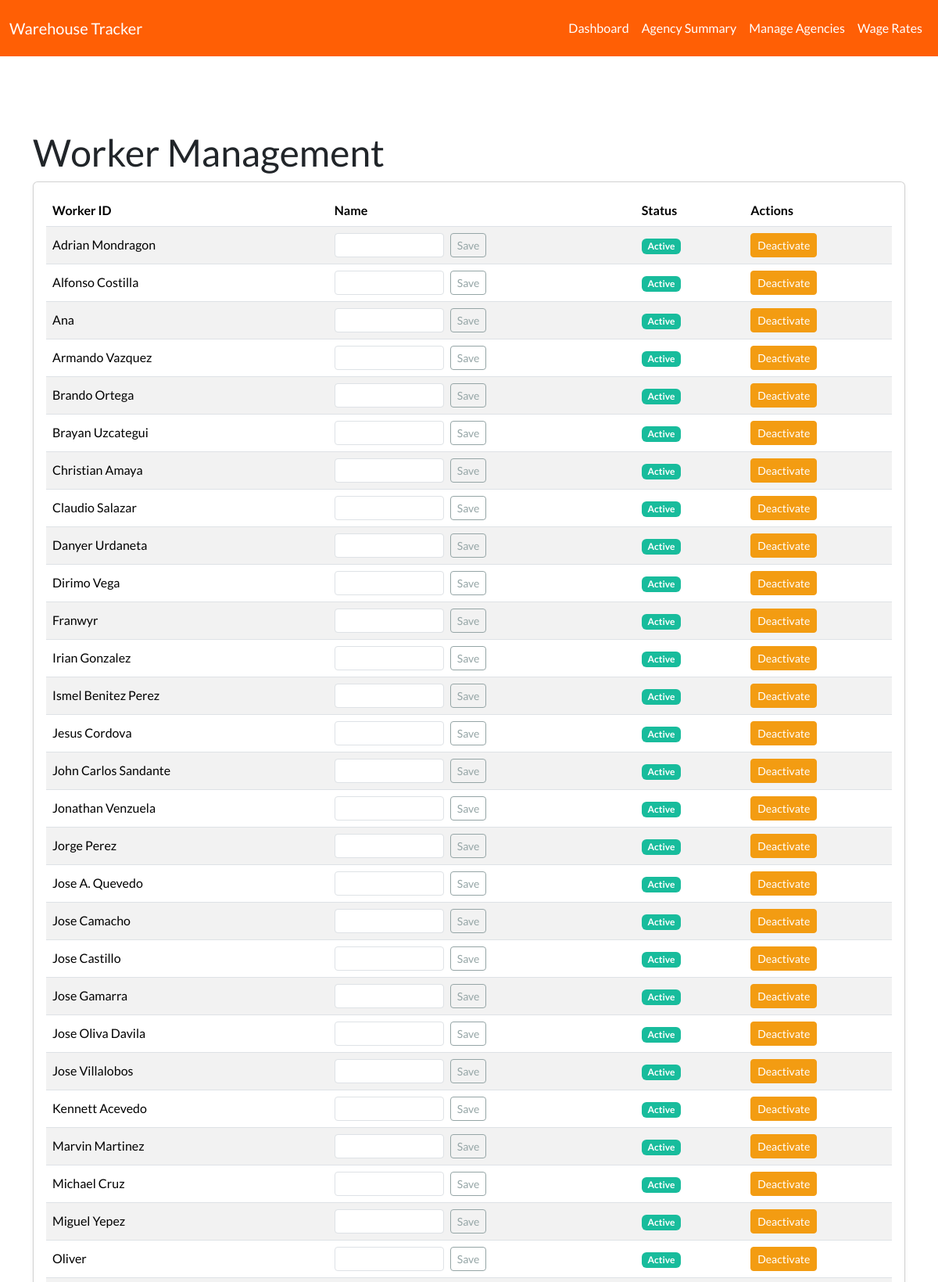
The page /workers (upper part) on the database its author committed.
### app/models.py (models this page shows, shortened)
class Worker(db.Model):
    __tablename__ = 'worker'
    id = db.Column(db.Integer, primary_key=True)
    worker_id = db.Column(db.String(64), unique=True, nullable=False, index=True)
    name = db.Column(db.String(128), nullable=True)
    is_active = db.Column(db.Boolean, default=True, nullable=False)

### app/routes/dashboard.py (the view, shortened to what this page needs)
@dashboard_bp.route('/workers', methods=['GET', 'POST'])
def manage_workers():
    from ..models import Worker
    workers = Worker.query.order_by(Worker.is_active.desc(), Worker.worker_id).all()
    return render_template('manage_workers.html', workers=workers)

### app/templates/manage_workers.html (shortened to what this page needs)
{% extends "layout.html" %}
{% block content %}
<h1>Worker Management</h1>
<div class="card">
  <div class="card-body">
    <div class="table-responsive">
      <table class="table table-hover table-striped align-middle">
        <thead>
          <tr>
            <th>Worker ID</th>
            <th>Name</th>
            <th>Status</th>
            <th>Actions</th>
          </tr>
        </thead>
        <tbody>
          {% for w in workers %}
          <tr>
            <td>{{ w.worker_id }}</td>
            <td>
              <form method="post" class="d-inline-flex align-items-center">
                <input name="name" class="form-control form-control-sm me-2" value="{{ w.name or '' }}" style="width: 140px; display: inline-block;" />
                <button class="btn btn-sm btn-outline-secondary">Save</button>
              </form>
            </td>
            <td>
              {% if w.is_active %}
                <span class="badge bg-success">Active</span>
              {% else %}
                <span class="badge bg-secondary">Inactive</span>
              {% endif %}
            </td>
            <td>
              <form method="post" style="display:inline;">
                {% if w.is_active %}
                  <button class="btn btn-sm btn-warning">Deactivate</button>
                {% else %}
                  <button class="btn btn-sm btn-success">Activate</button>
                {% endif %}
              </form>
            </td>
          </tr>
          {% endfor %}
        </tbody>
      </table>
    </div>
  </div>
</div>
{% endblock %}

### app/static/css/custom.css (style rules this page uses)
.table-responsive { overflow-x: auto; }
.card { margin-bottom: 1.5rem; box-shadow: 0 0.125rem 0.25rem rgba(0, 0, 0, 0.075); }

### rows shown on the page
Worker: worker_id "Adrian Mondragon", is_active "Active"
Worker: worker_id "Alfonso Costilla", is_active "Active"
Worker: worker_id "Ana", is_active "Active"
Worker: worker_id "Armando Vazquez", is_active "Active"
Worker: worker_id "Brando Ortega", is_active "Active"
Worker: worker_id "Brayan Uzcategui", is_active "Active"
Worker: worker_id "Christian Amaya", is_active "Active"
Worker: worker_id "Claudio Salazar", is_active "Active"
Worker: worker_id "Danyer Urdaneta", is_active "Active"
Worker: worker_id "Dirimo Vega", is_active "Active"
Worker: worker_id "Franwyr", is_active "Active"
Worker: worker_id "Irian Gonzalez", is_active "Active"
Worker: worker_id "Ismel Benitez Perez", is_active "Active"
Worker: worker_id "Jesus Cordova", is_active "Active"
Worker: worker_id "John Carlos Sandante", is_active "Active"
Worker: worker_id "Jonathan Venzuela", is_active "Active"
Worker: worker_id "Jorge Perez", is_active "Active"
Worker: worker_id "Jose A. Quevedo", is_active "Active"
Worker: worker_id "Jose Camacho", is_active "Active"
Worker: worker_id "Jose Castillo", is_active "Active"
Worker: worker_id "Jose Gamarra", is_active "Active"
Worker: worker_id "Jose Oliva Davila", is_active "Active"
Worker: worker_id "Jose Villalobos", is_active "Active"
Worker: worker_id "Kennett Acevedo", is_active "Active"
Worker: worker_id "Marvin Martinez", is_active "Active"
Worker: worker_id "Michael Cruz", is_active "Active"
Worker: worker_id "Miguel Yepez", is_active "Active"
Worker: worker_id "Oliver", is_active "Active"
